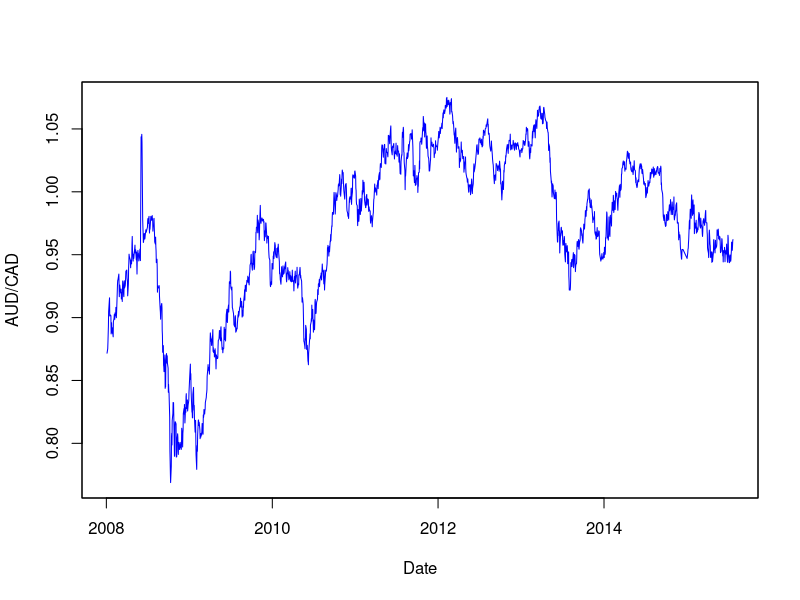
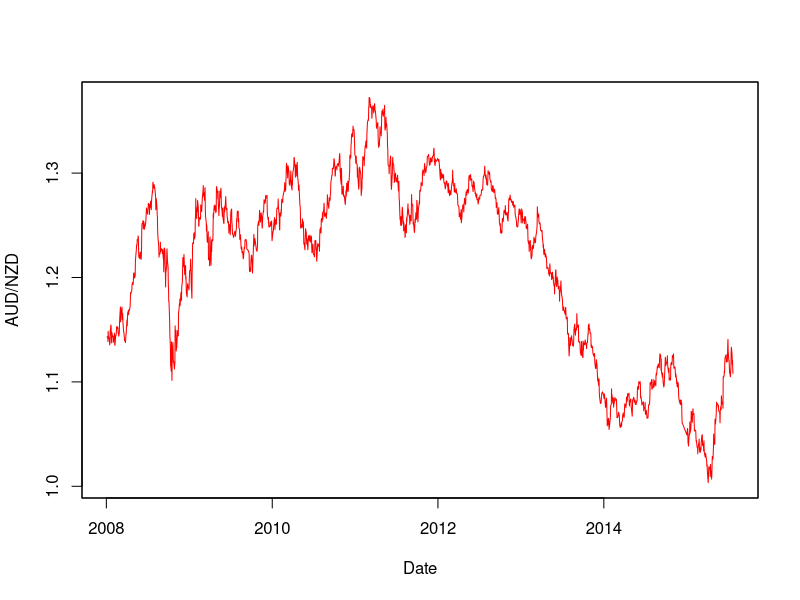

Generate these figures, in order, with R:
library(zoo)
library(urca)
library(pracma)

########## 
#Import data

# Read csv files into data frames

audcad <- read.csv("MeanReversionPart1/AUD_CAD.csv", stringsAsFactors = F)
audnzd <- read.csv("MeanReversionPart1/AUD_NZD.csv", stringsAsFactors = F)

# Convert strings into Date objects

audcad_dates <- as.Date(audcad[,1], format="%d/%m/%Y") 
audnzd_dates <- as.Date(audnzd[,1], format="%d/%m/%Y") 

# Create zoo objects from the 5th column containing closing prices

audcad <- zoo(audcad[,5], audcad_dates)
audnzd <- zoo(audnzd[,5], audnzd_dates)

# plot time series
plot(audcad, type = 'line', col = 'blue', xlab = 'Date', ylab = 'AUD/CAD')
plot(audnzd, type = 'line', col = 'red', xlab = 'Date', ylab = 'AUD/NZD')

##########
# ADF test 
summary(ur.df(audcad, type = "drift", lags = 1))
summary(ur.df(audnzd, type = "drift", lags = 1))

##########
# Hurst exponent
hurst <- hurstexp(log(audnzd)) # returns a list of various Hurst calculations

##########
# Calculate half life of mean reversion
y <- audnzd
y.lag <- lag(y, -1)
delta.y <- diff(y)
df <- cbind(y, y.lag, delta.y)
df <- df[-1 ,] #remove first row with NAs
regress.results <- lm(delta.y ~ y.lag, data = df)
lambda <- summary(regress.results)$coefficients[2]
half.life <- -log(2)/lambda
